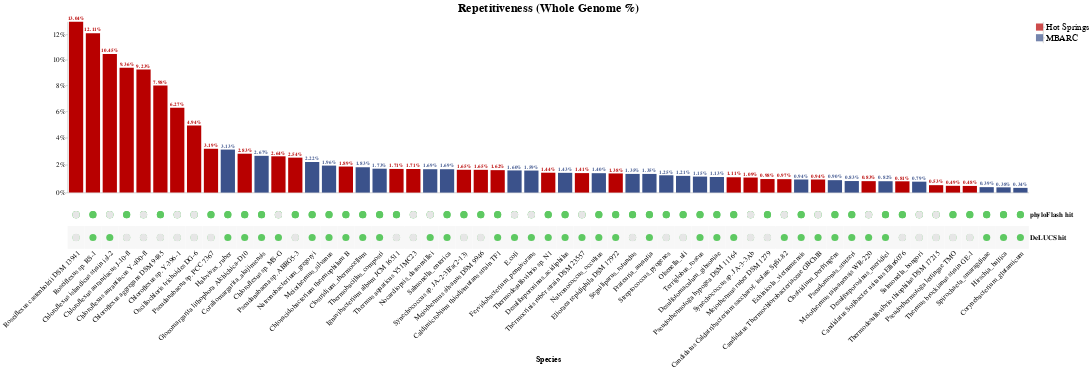

Notebook code cell kept with this figure:
### Code cell
# combine all charts to make final upset plot
upset_plot = alt.hconcat(
    vertical_bar_chart, legendline + legendbar
)

upset_plot = alt.vconcat(
    upset_plot,
    matrix_view
)

# final graph settings tuning
upset_plot.configure_view(
    stroke=None
).configure_axis(
    titleFontSize=matrix_title_size,
    labelFontSize=matrix_label_size
).configure_title(
    fontSize=vertical_bar_title_font_size
)

### Figure 1 — Vega-Lite specification as saved in the notebook (floating-point values rounded to 4 significant figures)
{"config": {"view": {"continuousWidth": 400, "continuousHeight": 300, "stroke": null}, "axis": {"labelFontSize": 20, "titleFontSize": 23}, "title": {"fontSize": 35}}, "vconcat": [{"hconcat": [{"layer": [{"mark": {"type": "bar", "color": "#3b528b", "size": 40}, "encoding": {"color": {"condition": {"value": "#3b528b", "test": "(datum.set === 1)"}, "value": "#b80000"}, "tooltip": [{"field": "Whole Genome", "title": "Size", "type": "quantitative"}], "x": {"axis": {"domain": true, "grid": false, "labels": false, "ticks": false}, "field": "Species", "sort": {"field": "index"}, "title": null, "type": "nominal"}, "y": {"axis": {"format": "%", "grid": false, "labelFontSize": 20, "orient": "left", "tickCount": 6}, "field": "Whole Genome", "scale": {"domain": [0, 0.1304], "type": "symlog"}, "title": null, "type": "quantitative"}}, "height": 480.0, "selection": {"selector001": {"type": "multi", "on": "mouseover", "fields": ["Species"]}}, "title": "Repetitiveness (Whole Genome %)", "width": 2700}, {"mark": {"type": "text", "color": "#3b528b", "dy": -10, "fontWeight": "bold", "size": 15}, "encoding": {"color": {"condition": {"value": "#3b528b", "test": "(datum.set === 1)"}, "value": "#b80000"}, "text": {"field": "Whole Genome", "format": ".2%", "type": "quantitative"}, "tooltip": [{"field": "Whole Genome", "title": "Size", "type": "quantitative"}], "x": {"axis": {"domain": true, "grid": false, "labels": false, "ticks": false}, "field": "Species", "sort": {"field": "index"}, "title": null, "type": "nominal"}, "y": {"axis": {"format": "%", "grid": false, "labelFontSize": 20, "orient": "left", "tickCount": 6}, "field": "Whole Genome", "scale": {"domain": [0, 0.1304], "type": "symlog"}, "title": null, "type": "quantitative"}}, "height": 480.0, "title": "Repetitiveness (Whole Genome %)", "width": 2700}], "data": {"name": "data-af5991db68d83381f7ef1f4e5cc7840d"}}, {"layer": [{"mark": {"type": "square", "color": "#3b528b", "size": 400}, "encoding": {"y": {"axis": {"labelFontSize": 26, "orient": "right", "titleAngle": 0, "titleFontSize": 0, "titleX": 80, "titleY": -5}, "field": "y", "type": "nominal"}}, "height": 60}, {"mark": {"type": "square", "color": "#b80000", "size": 400}, "encoding": {"y": {"axis": {"labelFontSize": 26, "orient": "right", "titleAngle": 0, "titleFontSize": 0, "titleX": 80, "titleY": -5}, "field": "x", "type": "nominal"}}}], "data": {"name": "data-1ade9ea5be21e2ad36545d9677fa5f61"}}]}, {"layer": [{"mark": {"type": "circle", "opacity": 1, "size": 400}, "encoding": {"color": {"condition": {"field": "value", "legend": null, "scale": {"domain": [0, 1], "range": ["#3b528b", "#3b528b"]}, "type": "nominal", "selection": {"not": "selector002"}}, "value": "#5ec962"}, "x": {"axis": {"domain": false, "grid": false, "labelAngle": -45, "labelFontSize": 20, "labelFontWeight": "normal", "labelLimit": 10000, "ticks": false, "titleY": 300.0}, "field": "Species", "sort": null, "title": "Species", "type": "nominal"}, "y": {"axis": {"domain": false, "grid": false, "labelFontWeight": "bold", "orient": "right", "ticks": false}, "field": "key", "sort": ["phyloFlash hit", "DeLUCS hit"], "title": null, "type": "nominal"}}, "height": 128.0, "selection": {"selector001": {"type": "multi", "on": "mouseover", "fields": ["Species"]}, "selector002": {"type": "multi", "on": "mouseover", "fields": ["Species", "value"]}}, "transform": [{"fold": ["phyloFlash hit", "DeLUCS hit"]}], "width": 2700}, {"mark": "rect", "encoding": {"color": {"value": "#F7F7F7"}, "x": {"axis": {"domain": false, "grid": false, "labelAngle": -45, "labelFontSize": 20, "labelFontWeight": "normal", "labelLimit": 10000, "ticks": false, "titleY": 300.0}, "field": "Species", "sort": null, "title": "Species", "type": "nominal"}, "y": {"axis": {"domain": false, "grid": false, "labelFontWeight": "bold", "orient": "right", "ticks": false}, "field": "key", "sort": ["phyloFlash hit", "DeLUCS hit"], "title": null, "type": "nominal"}}, "height": 128.0, "transform": [{"fold": ["phyloFlash hit", "DeLUCS hit"]}, {"filter": "(datum.key === 'DeLUCS hit')"}], "width": 2700}, {"mark": {"type": "circle", "opacity": 1, "size": 400}, "encoding": {"color": {"condition": {"field": "value", "legend": null, "scale": {"domain": [0, 1], "range": ["#3b528b", "#3b528b"]}, "type": "nominal", "selection": {"not": "selector002"}}, "value": "#5ec962"}, "x": {"axis": {"domain": false, "grid": false, "labelAngle": -45, "labelFontSize": 20, "labelFontWeight": "normal", "labelLimit": 10000, "ticks": false, "titleY": 300.0}, "field": "Species", "sort": null, "title": "Species", "type": "nominal"}, "y": {"axis": {"domain": false, "grid": false, "labelFontWeight": "bold", "orient": "right", "ticks": false}, "field": "key", "sort": ["phyloFlash hit", "DeLUCS hit"], "title": null, "type": "nominal"}}, "height": 128.0, "transform": [{"fold": ["phyloFlash hit", "DeLUCS hit"]}], "width": 2700}, {"mark": {"type": "circle", "opacity": 1, "size": 430}, "encoding": {"color": {"value": "#E6E6E6"}, "x": {"axis": {"domain": false, "grid": false, "labelAngle": -45, "labelFontSize": 20, "labelFontWeight": "normal", "labelLimit": 10000, "ticks": false, "titleY": 300.0}, "field": "Species", "sort": null, "title": "Species", "type": "nominal"}, "y": {"axis": {"domain": false, "grid": false, "labelFontWeight": "bold", "orient": "right", "ticks": false}, "field": "key", "sort": ["phyloFlash hit", "DeLUCS hit"], "title": null, "type": "nominal"}}, "height": 128.0, "transform": [{"fold": ["phyloFlash hit", "DeLUCS hit"]}, {"filter": "(datum['value'] === 0)"}], "width": 2700}], "data": {"name": "data-af5991db68d83381f7ef1f4e5cc7840d"}}], "$schema": "https://vega.github.io/schema/vega-lite/v4.17.0.json", "datasets": {"data-af5991db68d83381f7ef1f4e5cc7840d": [{"Species": "Roseiflexus castenholzii DSM 13941", "Spade Whole Genome": null, "Spade 16S": null, "phyloFlash hit": 0, "DeLUCS hit": 0, "Genome Size": null, "Whole Genome": 0.1304, "16S": 0, "set": 0, "genome_size": 5723000.0}, {"Species": "Roseiflexus sp. RS-1", "Spade Whole Genome": null, "Spade 16S": null, "phyloFlash hit": 1, "DeLUCS hit": 1, "Genome Size": null, "Whole Genome": 0.1211, "16S": 0, "set": 0, "genome_size": 5802000.0}, {"Species": "Chloroflexus islandicus strain isl-2", "Spade Whole Genome": null, "Spade 16S": null, "phyloFlash hit": 0, "DeLUCS hit": 1, "Genome Size": null, "Whole Genome": 0.1045, "16S": 0, "set": 0, "genome_size": 5137000.0}, {"Species": "Chloroflexus aurantiacus J-10-fl", "Spade Whole Genome": null, "Spade 16S": null, "phyloFlash hit": 1, "DeLUCS hit": 0, "Genome Size": null, "Whole Genome": 0.09361, "16S": 0, "set": 0, "genome_size": 5259000.0}, {"Species": "Chloroflexus aurantiacus Y-400-fl", "Spade Whole Genome": null, "Spade 16S": null, "phyloFlash hit": 0, "DeLUCS hit": 0, "Genome Size": null, "Whole Genome": 0.09229, "16S": 0, "set": 0, "genome_size": 5269000.0}, {"Species": "Chloroflexus aggregans DSM 9485", "Spade Whole Genome": null, "Spade 16S": null, "phyloFlash hit": 1, "DeLUCS hit": 0, "Genome Size": null, "Whole Genome": 0.07978, "16S": 0, "set": 0, "genome_size": 4685000.0}, {"Species": "Chloroflexus sp. Y-396-1", "Spade Whole Genome": null, "Spade 16S": null, "phyloFlash hit": 0, "DeLUCS hit": 0, "Genome Size": null, "Whole Genome": 0.06272, "16S": 0, "set": 0, "genome_size": 4891000.0}, {"Species": "Oscillochloris trichoides DG-6", "Spade Whole Genome": null, "Spade 16S": null, "phyloFlash hit": 0, "DeLUCS hit": 0, "Genome Size": null, "Whole Genome": 0.04936, "16S": 0, "set": 0, "genome_size": 4373000.0}, {"Species": "Pseudanabaena sp. PCC 7367", "Spade Whole Genome": null, "Spade 16S": null, "phyloFlash hit": 1, "DeLUCS hit": 0, "Genome Size": null, "Whole Genome": 0.03193, "16S": 0, "set": 0, "genome_size": 4557000.0}, {"Species": "Halovivax_ruber", "Spade Whole Genome": 101000.0, "Spade 16S": 0.0, "phyloFlash hit": 1, "DeLUCS hit": 1, "Genome Size": 3224000.0, "Whole Genome": 0.03133, "16S": 0, "set": 1, "genome_size": null}, {"Species": "Gloeomargarita lithophora Alchichica-D10", "Spade Whole Genome": null, "Spade 16S": null, "phyloFlash hit": 1, "DeLUCS hit": 1, "Genome Size": null, "Whole Genome": 0.02829, "16S": 0, "set": 0, "genome_size": 3049000.0}, {"Species": "Coraliomargarita_akajimensis", "Spade Whole Genome": 100200.0, "Spade 16S": 0.0, "phyloFlash hit": 1, "DeLUCS hit": 1, "Genome Size": 3751000.0, "Whole Genome": 0.02672, "16S": 0, "set": 1, "genome_size": null}, {"Species": "Chloroflexus sp. MS-G", "Spade Whole Genome": null, "Spade 16S": null, "phyloFlash hit": 0, "DeLUCS hit": 1, "Genome Size": null, "Whole Genome": 0.02637, "16S": 0, "set": 0, "genome_size": 4770000.0}, {"Species": "Pseudanabaena sp. ABRG5-3", "Spade Whole Genome": null, "Spade 16S": null, "phyloFlash hit": 1, "DeLUCS hit": 0, "Genome Size": null, "Whole Genome": 0.02539, "16S": 0, "set": 0, "genome_size": 4797000.0}, {"Species": "Natronobacterium_gregoryi", "Spade Whole Genome": 84130.0, "Spade 16S": 0.0, "phyloFlash hit": 1, "DeLUCS hit": 1, "Genome Size": 3788000.0, "Whole Genome": 0.02221, "16S": 0, "set": 1, "genome_size": null}, {"Species": "Meiothermus_silvanus", "Spade Whole Genome": 72810.0, "Spade 16S": 0.0, "phyloFlash hit": 1, "DeLUCS hit": 1, "Genome Size": 3722000.0, "Whole Genome": 0.01956, "16S": 0, "set": 1, "genome_size": null}, {"Species": "Chloracidobacterium thermophilum B", "Spade Whole Genome": null, "Spade 16S": null, "phyloFlash hit": 1, "DeLUCS hit": 1, "Genome Size": null, "Whole Genome": 0.01887, "16S": 0, "set": 0, "genome_size": 3695000.0}, {"Species": "Clostridium_thermocellum", "Spade Whole Genome": 70510.0, "Spade 16S": 0.0, "phyloFlash hit": 1, "DeLUCS hit": 1, "Genome Size": 3843000.0, "Whole Genome": 0.01835, "16S": 0, "set": 1, "genome_size": null}, {"Species": "Thermobacillus_composti", "Spade Whole Genome": 75300.0, "Spade 16S": 0.0, "phyloFlash hit": 1, "DeLUCS hit": 1, "Genome Size": 4356000.0, "Whole Genome": 0.01729, "16S": 0, "set": 1, "genome_size": null}, {"Species": "Ignavibacterium album JCM 16511", "Spade Whole Genome": null, "Spade 16S": null, "phyloFlash hit": 1, "DeLUCS hit": 0, "Genome Size": null, "Whole Genome": 0.01712, "16S": 0, "set": 0, "genome_size": 3659000.0}, {"Species": "Thermus aquaticus Y51MC23", "Spade Whole Genome": null, "Spade 16S": null, "phyloFlash hit": 0, "DeLUCS hit": 0, "Genome Size": null, "Whole Genome": 0.01706, "16S": 0, "set": 0, "genome_size": 2159000.0}, {"Species": "Nocardiopsis_dassonvillei", "Spade Whole Genome": 110600.0, "Spade 16S": 0.0, "phyloFlash hit": 0, "DeLUCS hit": 1, "Genome Size": 6543000.0, "Whole Genome": 0.01691, "16S": 0, "set": 1, "genome_size": null}, {"Species": "Salmonella_enterica", "Spade Whole Genome": 77760.0, "Spade 16S": 0.0, "phyloFlash hit": 1, "DeLUCS hit": 1, "Genome Size": 4601000.0, "Whole Genome": 0.0169, "16S": 0, "set": 1, "genome_size": null}, {"Species": "Synechococcus sp. JA-2-3B'a(2-13)", "Spade Whole Genome": null, "Spade 16S": null, "phyloFlash hit": 1, "DeLUCS hit": 0, "Genome Size": null, "Whole Genome": 0.0165, "16S": 0, "set": 0, "genome_size": 3047000.0}, {"Species": "Meiothermus silvanus DSM 9946", "Spade Whole Genome": null, "Spade 16S": null, "phyloFlash hit": 1, "DeLUCS hit": 0, "Genome Size": null, "Whole Genome": 0.01645, "16S": 0, "set": 0, "genome_size": 3249000.0}, {"Species": "Caldimicrobium thiodismutans strain TF1", "Spade Whole Genome": null, "Spade 16S": null, "phyloFlash hit": 1, "DeLUCS hit": 1, "Genome Size": null, "Whole Genome": 0.01623, "16S": 0, "set": 0, "genome_size": 1815000.0}, {"Species": "E.coli", "Spade Whole Genome": 74420.0, "Spade 16S": 0.0, "phyloFlash hit": 0, "DeLUCS hit": 1, "Genome Size": 4640000.0, "Whole Genome": 0.01604, "16S": 0, "set": 1, "genome_size": null}, {"Species": "Fervidobacterium_pennivorans", "Spade Whole Genome": 34520.0, "Spade 16S": 0.0, "phyloFlash hit": 0, "DeLUCS hit": 1, "Genome Size": 2166000.0, "Whole Genome": 0.01593, "16S": 0, "set": 1, "genome_size": null}, {"Species": "Thermodesulfovibrio sp. N1", "Spade Whole Genome": null, "Spade 16S": null, "phyloFlash hit": 1, "DeLUCS hit": 1, "Genome Size": null, "Whole Genome": 0.01436, "16S": 0, "set": 0, "genome_size": 1915000.0}, {"Species": "Desulfosporosinus_acidiphilus", "Spade Whole Genome": 71270.0, "Spade 16S": 0.0, "phyloFlash hit": 1, "DeLUCS hit": 1, "Genome Size": 4991000.0, "Whole Genome": 0.01428, "16S": 0, "set": 1, "genome_size": null}, {"Species": "Thermocrinis ruber strain DSM 23557", "Spade Whole Genome": null, "Spade 16S": null, "phyloFlash hit": 0, "DeLUCS hit": 1, "Genome Size": null, "Whole Genome": 0.01408, "16S": 0, "set": 0, "genome_size": 1521000.0}, {"Species": "Natronococcus_occultus", "Spade Whole Genome": 60480.0, "Spade 16S": 0.0, "phyloFlash hit": 1, "DeLUCS hit": 1, "Genome Size": 4314000.0, "Whole Genome": 0.01402, "16S": 0, "set": 1, "genome_size": null}, {"Species": "Elioraea tepidiphila DSM 17972", "Spade Whole Genome": null, "Spade 16S": null, "phyloFlash hit": 1, "DeLUCS hit": 1, "Genome Size": null, "Whole Genome": 0.01383, "16S": 0, "set": 0, "genome_size": 4304000.0}, {"Species": "Segniliparus_rotundus", "Spade Whole Genome": 42600.0, "Spade 16S": 0.0, "phyloFlash hit": 1, "DeLUCS hit": 0, "Genome Size": 3158000.0, "Whole Genome": 0.01349, "16S": 0, "set": 1, "genome_size": null}, {"Species": "Frateuria_aurantia", "Spade Whole Genome": 48570.0, "Spade 16S": 0.0, "phyloFlash hit": 1, "DeLUCS hit": 1, "Genome Size": 3603000.0, "Whole Genome": 0.01348, "16S": 0, "set": 1, "genome_size": null}, {"Species": "Streptococcus_pyogenes", "Spade Whole Genome": 23150.0, "Spade 16S": 0.0, "phyloFlash hit": 1, "DeLUCS hit": 0, "Genome Size": 1852000.0, "Whole Genome": 0.01249, "16S": 0, "set": 1, "genome_size": null}, {"Species": "Olsenella_uli", "Spade Whole Genome": 24770.0, "Spade 16S": 0.0, "phyloFlash hit": 1, "DeLUCS hit": 0, "Genome Size": 2052000.0, "Whole Genome": 0.01207, "16S": 0, "set": 1, "genome_size": null}, {"Species": "Terriglobus_roseus", "Spade Whole Genome": 60380.0, "Spade 16S": 0.0, "phyloFlash hit": 1, "DeLUCS hit": 1, "Genome Size": 5228000.0, "Whole Genome": 0.01155, "16S": 0, "set": 1, "genome_size": null}, {"Species": "Desulfotomaculum_gibsoniae", "Spade Whole Genome": 54710.0, "Spade 16S": 0.0, "phyloFlash hit": 1, "DeLUCS hit": 1, "Genome Size": 4856000.0, "Whole Genome": 0.01127, "16S": 0, "set": 1, "genome_size": null}, {"Species": "Pseudothermotoga hypogea DSM 11164", "Spade Whole Genome": null, "Spade 16S": null, "phyloFlash hit": 1, "DeLUCS hit": 1, "Genome Size": null, "Whole Genome": 0.01105, "16S": 0, "set": 0, "genome_size": 2165000.0}, {"Species": "Synechococcus sp. JA-3-3Ab", "Spade Whole Genome": null, "Spade 16S": null, "phyloFlash hit": 0, "DeLUCS hit": 0, "Genome Size": null, "Whole Genome": 0.01086, "16S": 0, "set": 0, "genome_size": 2933000.0}, {"Species": "Meiothermus ruber DSM 1279", "Spade Whole Genome": null, "Spade 16S": null, "phyloFlash hit": 1, "DeLUCS hit": 0, "Genome Size": null, "Whole Genome": 0.009769, "16S": 0, "set": 0, "genome_size": 3097000.0}, {"Species": "Candidatus Caldatribacterium saccharof. isolate SpSt-82", "Spade Whole Genome": null, "Spade 16S": null, "phyloFlash hit": 0, "DeLUCS hit": 1, "Genome Size": null, "Whole Genome": 0.009678, "16S": 0, "set": 0, "genome_size": 2353000.0}, {"Species": "Echinicola_vietnamensis", "Spade Whole Genome": 52950.0, "Spade 16S": 0.0, "phyloFlash hit": 1, "DeLUCS hit": 1, "Genome Size": 5608000.0, "Whole Genome": 0.009441, "16S": 0, "set": 1, "genome_size": null}, {"Species": "Candidatus Thermochlorobacteriaceae GBChlB ", "Spade Whole Genome": null, "Spade 16S": null, "phyloFlash hit": 0, "DeLUCS hit": 1, "Genome Size": null, "Whole Genome": 0.009428, "16S": 0, "set": 0, "genome_size": 3060000.0}, {"Species": "Clostridium_perfringens", "Spade Whole Genome": 29170.0, "Spade 16S": 0.0, "phyloFlash hit": 1, "DeLUCS hit": 1, "Genome Size": 3257000.0, "Whole Genome": 0.008958, "16S": 0, "set": 1, "genome_size": null}, {"Species": "Pseudomonas_stutzeri", "Spade Whole Genome": 38300.0, "Spade 16S": 0.0, "phyloFlash hit": 1, "DeLUCS hit": 1, "Genome Size": 4600000.0, "Whole Genome": 0.008325, "16S": 0, "set": 1, "genome_size": null}, {"Species": "Meiothermus taiwanensis WR-220", "Spade Whole Genome": null, "Spade 16S": null, "phyloFlash hit": 0, "DeLUCS hit": 1, "Genome Size": null, "Whole Genome": 0.008253, "16S": 0, "set": 0, "genome_size": 2802000.0}, {"Species": "Desulfosporosinus_meridiei", "Spade Whole Genome": 39920.0, "Spade 16S": 0.0, "phyloFlash hit": 1, "DeLUCS hit": 1, "Genome Size": 4874000.0, "Whole Genome": 0.008191, "16S": 0, "set": 1, "genome_size": null}, {"Species": "Candidatus Solibacter usitatus Ellin6076", "Spade Whole Genome": null, "Spade 16S": null, "phyloFlash hit": 1, "DeLUCS hit": 0, "Genome Size": null, "Whole Genome": 0.008128, "16S": 0, "set": 0, "genome_size": 9966000.0}, {"Species": "Salmonella_bongori", "Spade Whole Genome": 35100.0, "Spade 16S": 0.0, "phyloFlash hit": 0, "DeLUCS hit": 0, "Genome Size": 4460000.0, "Whole Genome": 0.007869, "16S": 0, "set": 1, "genome_size": null}, {"Species": "Thermodesulfovibrio thiophilus DSM 17215", "Spade Whole Genome": null, "Spade 16S": null, "phyloFlash hit": 0, "DeLUCS hit": 0, "Genome Size": null, "Whole Genome": 0.00534, "16S": 0, "set": 0, "genome_size": 1871000.0}, {"Species": "Pseudothermotoga lettingae TMO", "Spade Whole Genome": null, "Spade 16S": null, "phyloFlash hit": 1, "DeLUCS hit": 0, "Genome Size": null, "Whole Genome": 0.004882, "16S": 0, "set": 0, "genome_size": 2135000.0}, {"Species": "Thermus brockianus strain GE-1", "Spade Whole Genome": null, "Spade 16S": null, "phyloFlash hit": 1, "DeLUCS hit": 0, "Genome Size": null, "Whole Genome": 0.004793, "16S": 0, "set": 0, "genome_size": 2035000.0}, {"Species": "Spirochaeta_smaragdinae", "Spade Whole Genome": 18230.0, "Spade 16S": 0.0, "phyloFlash hit": 1, "DeLUCS hit": 1, "Genome Size": 4654000.0, "Whole Genome": 0.003917, "16S": 0, "set": 1, "genome_size": null}, {"Species": "Hirschia_baltica", "Spade Whole Genome": 13340.0, "Spade 16S": 0.0, "phyloFlash hit": 1, "DeLUCS hit": 1, "Genome Size": 3540000.0, "Whole Genome": 0.003768, "16S": 0, "set": 1, "genome_size": null}, {"Species": "Corynebacterium_glutamicum", "Spade Whole Genome": 11250.0, "Spade 16S": 0.0, "phyloFlash hit": 1, "DeLUCS hit": 1, "Genome Size": 3309000.0, "Whole Genome": 0.003399, "16S": 0, "set": 1, "genome_size": null}], "data-1ade9ea5be21e2ad36545d9677fa5f61": [{"x": "Hot Springs", "y": "MBARC"}]}}
